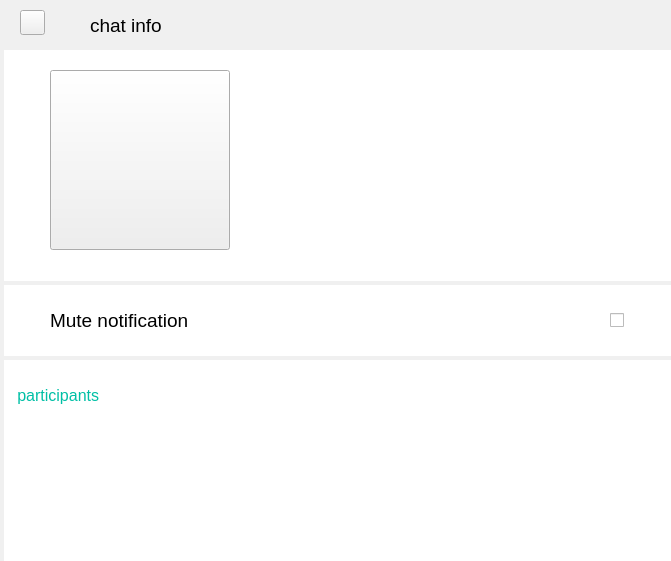
   <widget class="QFrame" name="chat_info_FRM">
    <property name="geometry">
     <rect>
      <x>1060</x>
      <y>0</y>
      <width>671</width>
      <height>561</height>
     </rect>
    </property>
    <property name="focusPolicy">
     <enum>Qt::NoFocus</enum>
    </property>
    <property name="frameShape">
     <enum>QFrame::NoFrame</enum>
    </property>
    <property name="frameShadow">
     <enum>QFrame::Raised</enum>
    </property>
    <widget class="QLabel" name="label_15">
     <property name="geometry">
      <rect>
       <x>0</x>
       <y>0</y>
       <width>681</width>
       <height>51</height>
      </rect>
     </property>
     <property name="styleSheet">
      <string notr="true">background-color: rgb(240, 240, 240);</string>
     </property>
     <property name="text">
      <string/>
     </property>
    </widget>
    <widget class="QPushButton" name="pushButton_3">
     <property name="geometry">
      <rect>
       <x>20</x>
       <y>10</y>
       <width>25</width>
       <height>25</height>
      </rect>
     </property>
     <property name="cursor">
      <cursorShape>PointingHandCursor</cursorShape>
     </property>
     <property name="text">
      <string/>
     </property>
     <property name="iconSize">
      <size>
       <width>15</width>
       <height>15</height>
      </size>
     </property>
     <property name="flat">
      <bool>false</bool>
     </property>
    </widget>
    <widget class="QLabel" name="label_16">
     <property name="geometry">
      <rect>
       <x>90</x>
       <y>10</y>
       <width>101</width>
       <height>31</height>
      </rect>
     </property>
     <property name="styleSheet">
      <string notr="true">background-color: rgb(240, 240, 240);</string>
     </property>
     <property name="text">
      <string>&lt;html&gt;&lt;head/&gt;&lt;body&gt;&lt;p&gt;&lt;span style=&quot; font-size:14pt;&quot;&gt;chat info&lt;/span&gt;&lt;/p&gt;&lt;/body&gt;&lt;/html&gt;</string>
     </property>
    </widget>
    <widget class="QLabel" name="label_18">
     <property name="geometry">
      <rect>
       <x>4</x>
       <y>285</y>
       <width>691</width>
       <height>71</height>
      </rect>
     </property>
     <property name="styleSheet">
      <string notr="true">background-color: rgb(255, 255, 255);</string>
     </property>
     <property name="text">
      <string/>
     </property>
    </widget>
    <widget class="QLabel" name="label_19">
     <property name="geometry">
      <rect>
       <x>50</x>
       <y>305</y>
       <width>251</width>
       <height>31</height>
      </rect>
     </property>
     <property name="text">
      <string>&lt;html&gt;&lt;head/&gt;&lt;body&gt;&lt;p&gt;&lt;span style=&quot; font-size:14pt;&quot;&gt;Mute notification&lt;/span&gt;&lt;/p&gt;&lt;/body&gt;&lt;/html&gt;</string>
     </property>
    </widget>
    <widget class="QCheckBox" name="checkBox">
     <property name="geometry">
      <rect>
       <x>610</x>
       <y>310</y>
       <width>16</width>
       <height>21</height>
      </rect>
     </property>
     <property name="baseSize">
      <size>
       <width>0</width>
       <height>0</height>
      </size>
     </property>
     <property name="cursor">
      <cursorShape>PointingHandCursor</cursorShape>
     </property>
     <property name="toolTip">
      <string>Mute</string>
     </property>
     <property name="text">
      <string/>
     </property>
     <property name="iconSize">
      <size>
       <width>30</width>
       <height>30</height>
      </size>
     </property>
     <property name="checked">
      <bool>false</bool>
     </property>
    </widget>
    <widget class="QLabel" name="label_20">
     <property name="geometry">
      <rect>
       <x>0</x>
       <y>50</y>
       <width>671</width>
       <height>511</height>
      </rect>
     </property>
     <property name="styleSheet">
      <string notr="true">background-color: rgb(240, 240, 240);</string>
     </property>
     <property name="text">
      <string/>
     </property>
    </widget>
    <widget class="QLabel" name="label_21">
     <property name="geometry">
      <rect>
       <x>4</x>
       <y>50</y>
       <width>671</width>
       <height>231</height>
      </rect>
     </property>
     <property name="styleSheet">
      <string notr="true">background-color: rgb(255, 255, 255);</string>
     </property>
     <property name="text">
      <string/>
     </property>
    </widget>
    <widget class="QLabel" name="label_22">
     <property name="geometry">
      <rect>
       <x>4</x>
       <y>360</y>
       <width>671</width>
       <height>201</height>
      </rect>
     </property>
     <property name="styleSheet">
      <string notr="true">background-color: rgb(255, 255, 255);</string>
     </property>
     <property name="text">
      <string>&lt;html&gt;&lt;head/&gt;&lt;body&gt;&lt;p&gt;&lt;span style=&quot; color:#ffffff; vertical-align:sub;&quot;&gt;0&lt;/span&gt;&lt;/p&gt;&lt;p&gt;&lt;span style=&quot; font-size:12pt; color:#ffffff;&quot;&gt;0 &lt;/span&gt;&lt;span style=&quot; font-size:12pt; color:#00bfa5;&quot;&gt;   participants &lt;/span&gt;&lt;/p&gt;&lt;/body&gt;&lt;/html&gt;</string>
     </property>
     <property name="alignment">
      <set>Qt::AlignLeading|Qt::AlignLeft|Qt::AlignTop</set>
     </property>
    </widget>
    <widget class="QPushButton" name="profile_LBL_2">
     <property name="geometry">
      <rect>
       <x>50</x>
       <y>70</y>
       <width>180</width>
       <height>180</height>
      </rect>
     </property>
     <property name="cursor">
      <cursorShape>PointingHandCursor</cursorShape>
     </property>
     <property name="text">
      <string/>
     </property>
     <property name="iconSize">
      <size>
       <width>179</width>
       <height>179</height>
      </size>
     </property>
    </widget>
    <widget class="QLabel" name="label_17">
     <property name="geometry">
      <rect>
       <x>250</x>
       <y>70</y>
       <width>411</width>
       <height>91</height>
      </rect>
     </property>
     <property name="font">
      <font>
       <family>Sahadeva</family>
       <pointsize>11</pointsize>
       <weight>50</weight>
       <italic>false</italic>
       <bold>false</bold>
      </font>
     </property>
     <property name="text">
      <string/>
     </property>
     <property name="alignment">
      <set>Qt::AlignLeading|Qt::AlignLeft|Qt::AlignVCenter</set>
     </property>
    </widget>
    <widget class="QLabel" name="label_23">
     <property name="geometry">
      <rect>
       <x>260</x>
       <y>150</y>
       <width>381</width>
       <height>91</height>
      </rect>
     </property>
     <property name="text">
      <string/>
     </property>
     <property name="alignment">
      <set>Qt::AlignLeading|Qt::AlignLeft|Qt::AlignTop</set>
     </property>
    </widget>
    <widget class="QListWidget" name="listWidget_2">
     <property name="geometry">
      <rect>
       <x>44</x>
       <y>420</y>
       <width>631</width>
       <height>141</height>
      </rect>
     </property>
     <property name="font">
      <font>
       <family>Chilanka</family>
       <pointsize>14</pointsize>
       <weight>50</weight>
       <italic>false</italic>
       <bold>false</bold>
      </font>
     </property>
     <property name="cursor" stdset="0">
      <cursorShape>PointingHandCursor</cursorShape>
     </property>
     <property name="focusPolicy">
      <enum>Qt::NoFocus</enum>
     </property>
     <property name="frameShape">
      <enum>QFrame::NoFrame</enum>
     </property>
     <property name="sizeAdjustPolicy">
      <enum>QAbstractScrollArea::AdjustToContentsOnFirstShow</enum>
     </property>
     <property name="tabKeyNavigation">
      <bool>false</bool>
     </property>
     <property name="selectionMode">
      <enum>QAbstractItemView::SingleSelection</enum>
     </property>
     <property name="selectionBehavior">
      <enum>QAbstractItemView::SelectItems</enum>
     </property>
     <property name="iconSize">
      <size>
       <width>40</width>
       <height>40</height>
      </size>
     </property>
     <property name="textElideMode">
      <enum>Qt::ElideRight</enum>
     </property>
     <property name="verticalScrollMode">
      <enum>QAbstractItemView::ScrollPerItem</enum>
     </property>
     <property name="movement">
      <enum>QListView::Static</enum>
     </property>
     <property name="spacing">
      <number>5</number>
     </property>
     <property name="viewMode">
      <enum>QListView::ListMode</enum>
     </property>
    </widget>
    <zorder>label_20</zorder>
    <zorder>label_15</zorder>
    <zorder>pushButton_3</zorder>
    <zorder>label_16</zorder>
    <zorder>label_18</zorder>
    <zorder>label_19</zorder>
    <zorder>checkBox</zorder>
    <zorder>label_21</zorder>
    <zorder>profile_LBL_2</zorder>
    <zorder>label_17</zorder>
    <zorder>label_23</zorder>
    <zorder>label_22</zorder>
    <zorder>listWidget_2</zorder>
   </widget>
